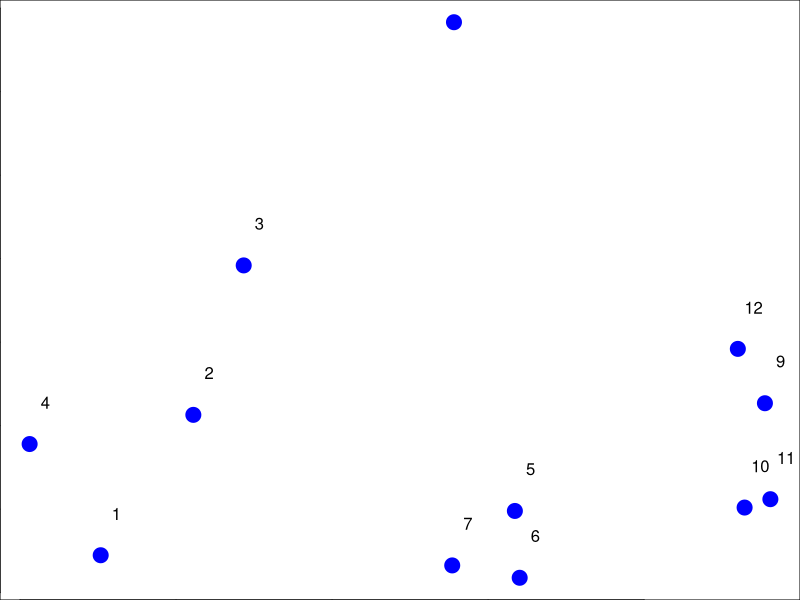
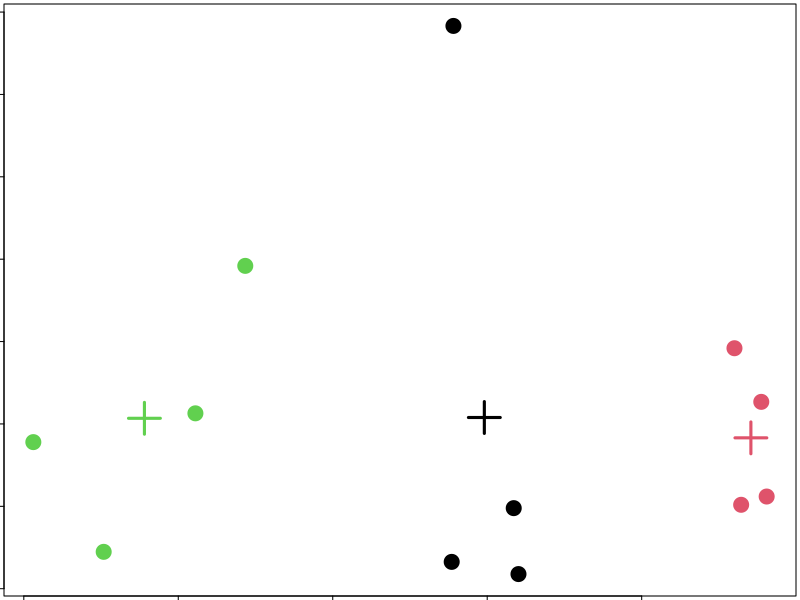

Generate these figures, in order, with R:
set.seed(1234)
par(mar=c(0,0,0,0))
x<-rnorm(12,mean = rep(1:3,each=4),sd = 0.2)
y<-rnorm(12,mean = rep(1,2,1,each=4),sd = 0.2)
plot(x,y,col="blue",pch= 19,cex=2)
text(x+0.05,y+0.05,labels = as.character(1:12))

dataframe=data.frame(x,y)
kmeansobject=kmeans(dataframe,centers = 3)
names(kmeansobject)
kmeansobject$cluster


par(mar=rep(0.2,4))
plot(x,y,col=kmeansobject$cluster,pch=19,cex=2)
points(kmeansobject$centers,col=1:3,pch=3,cex=3,lwd=3)
